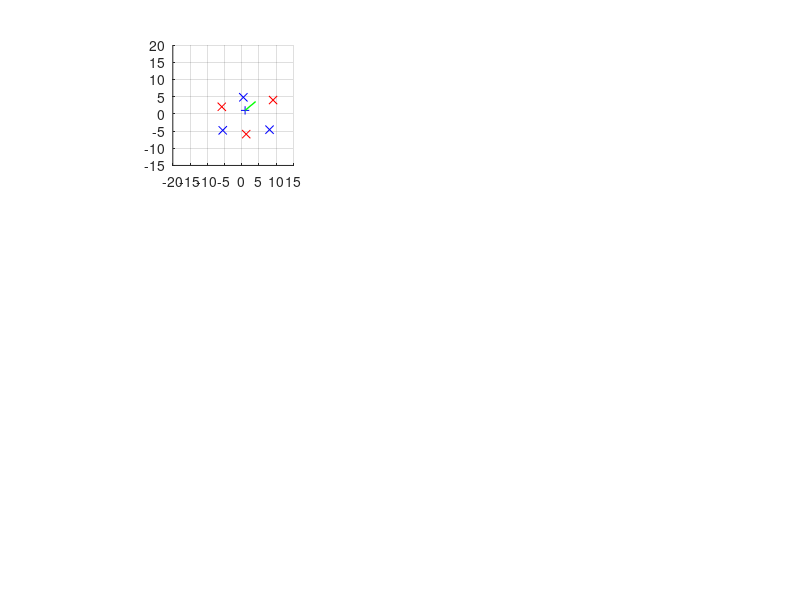

This figure's MATLAB source: (Note: this script raises an error after producing the figure.)
%% ToTal algorithm
clc, clear, clf

figure(1)
for k = 1 : 6
	subplot(3,2,k)
	% R's coordinates
	R = [1 1]';
	rad = pi/180;
	Rphi = rad * (40*k); %Direction in radians (change degree at the end)

	% B's coordinates
	B1 = [7.5+0.6*k -5+0.4*k]';
	B2 = [-5-0.5*k -5+0.2*k]';
	B3 = [0+0.5*k 5-0.2*k]';

	%All B's
	Bs = [B1 B2 B3];

	%Beacons' angles
	P1 = atan2(B1(2)-R(2), B1(1)-R(1)) - Rphi;
	P2 = atan2(B2(2)-R(2), B2(1)-R(1)) - Rphi;
	P3 = atan2(B3(2)-R(2), B3(1)-R(1)) - Rphi;

	%Safety checks
	if P1 < 0 
		P1=P1+2*pi;
	end
	if P2 < 0 
		P2=P2+2*pi;
	end
	if P3 < 0 
		P3=P3+2*pi;
	end

	% Algoritm
	% Step 1

	% B'1 = [x'1 ; y'1];
	x1 = B1(1) - B2(1);
	y1 = B1(2) - B2(2);
	x3 = B3(1) - B2(1); 
	y3 = B3(2) - B2(2);

	% Step 2
	T12 = cot(P2-P1);
	T23 = cot(P3-P2);
	T31 = (1 - T12*T23) / (T12 + T23);

	% Step 3:
	x12 = x1 + T12*y1; 
	y12 = y1 - T12*x1;
	x23 = x3 - T23*y3; 
	y23 = y3 + T23*x3;
	x31 = (x3 + x1) + T31*(y3 - y1);
	y31 = (y3 + y1) - T31*(x3 - x1);

	% Step 4:
	km31 = x1*x3 + y1*y3 + T31*(x1*y3 - x3*y1);

	% Step 5:
	D = (x12 - x23)*(y23 - y31) - (y12 - y23)*(x23 - x31);

	% Step 6:
	Rm = [ B2(1) + (km31*(y12 - y23))/D ; ...
			B2(2) + (km31*(x23 - x12))/D ];

	% C = [ [x12 y12]' [x23 y23]' [x31 y31]' ];
	C = [ ...
		[ (B1(1) + B2(1) + cot(P2-P1)*(B1(2)-B2(2)))/2 ...
		(B1(2) + B2(2) - cot(P2-P1)*(B1(1)-B2(1)))/2 ]' ...
		[ (B2(1) + B3(1) + cot(P3-P2)*(B2(2)-B3(2)))/2 ...
		(B2(2) + B3(2) - cot(P3-P2)*(B2(1)-B3(1)))/2 ]' ...
		[ (B3(1) + B1(1) + cot(P1-P3)*(B3(2)-B1(2)))/2 ...
		(B3(2) + B1(2) - cot(P1-P3)*(B3(1)-B1(1)))/2 ]' ];

	%Plot all coords
	figure(1)
	hold on
	grid on
	axis equal
	axis([-20 15 -15 20]);

	plot( Bs(1,:), Bs(2,:), 'bx', ...
		R(1,:), R(2,:), 'b+', ...
		C(1,:), C(2,:), 'rx')
	% Draw circle centers

	%Draw the direction
	line('XData', [R(1) R(1)+4*cos(Rphi)], ...
		'YData', [R(2) R(2)+4*sin(Rphi)], ...
		'LineStyle', '-', ...
		'LineWidth', 1, ...
		'Color','g')

	% Draw circles
	circle(C(1,1), C(2,1), ...
		sqrt(( (B1(1)-B2(1))^2 + (B1(2)-B2(2))^2)/(4*sin(P2-P1).^2)), 'r') 
	circle(C(1,2), C(2,2), ...
		sqrt(( (B2(1)-B3(1))^2 + (B2(2)-B3(2))^2)/(4*sin(P3-P2).^2)), 'r') 
	circle(C(1,3), C(2,3), ...
		sqrt(( (B3(1)-B1(1))^2 + (B3(2)-B1(2))^2)/(4*sin(P1-P3).^2)), 'r') 

end